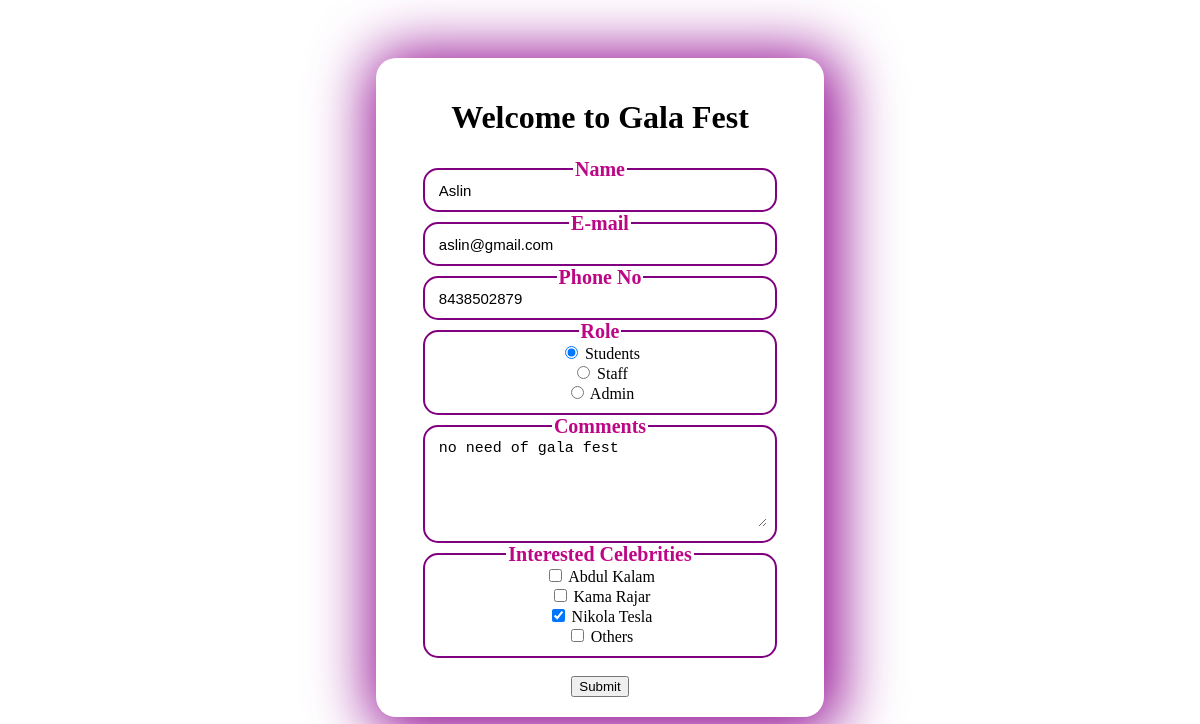
The app's page /update/1/, older data.
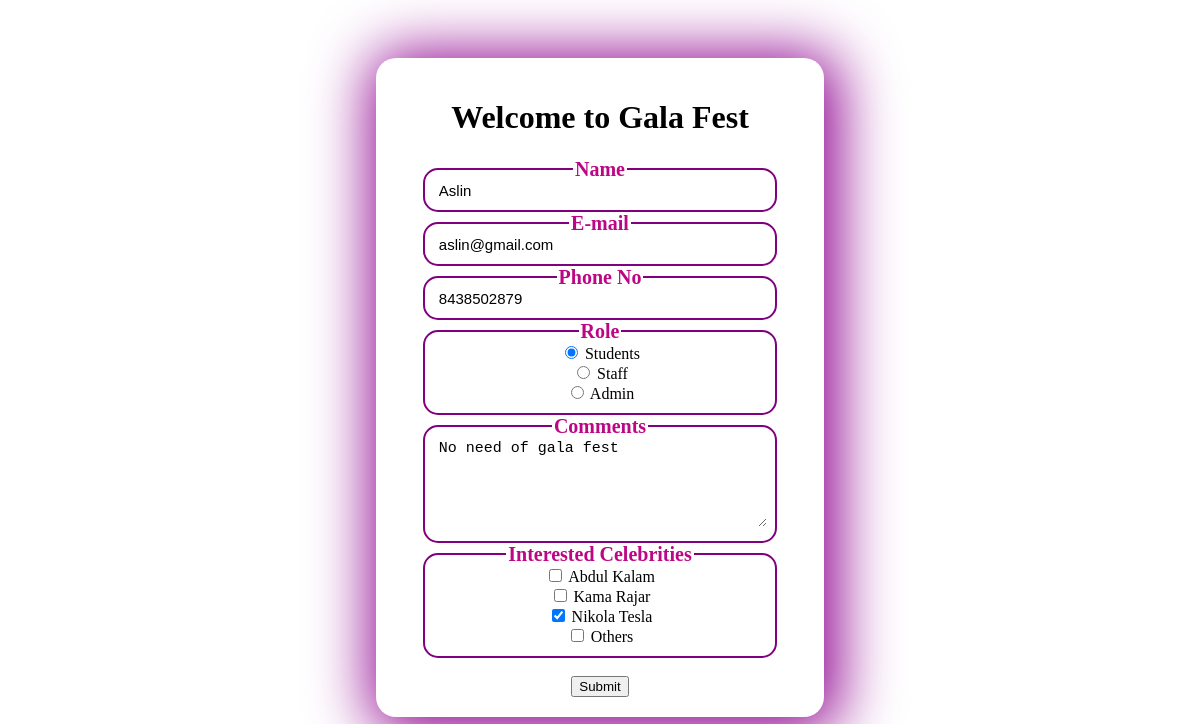
The same page, newer data.
### crud_app/models.py (models this page shows)
class Register(models.Model):
    username = models.TextField(max_length=100)
    email = models.EmailField(null=True, blank=True)  # Allow null values
    phone = models.PositiveIntegerField()
    role = models.TextField()
    comments = models.TextField(null=True, blank=True, max_length=1000)  # Allow null values
    celebrities = models.TextField()

### crud_app/views.py (the view)
# urls.py: path('update/<int:record_id>/',views.update_record,name='update_record')
def update_record(request,record_id):
    record = get_object_or_404(Register, pk=record_id)
    if request.method == 'POST':
        form = RegisterForm(request.POST, instance=record)
        if form.is_valid():
            form.save()
            return redirect('read')
    else:
        form = RegisterForm(instance=record)
    return render(request,'update.html',{'user':record})

### crud_app/templates/update.html (shortened to what this page needs)
<!DOCTYPE html>
<html>
<head>
</head>
<body>
<div>
    <h1>Welcome to Gala Fest</h1>
    <form  method="post">
        <fieldset>
            <legend>Name</legend>
            <input type="text" name="username" id="name" value="{{user.username}}"><br>
        </fieldset>
        <fieldset>
            <legend>E-mail</legend>
            <input type="email" name="email" id="mail" value="{{user.email}}"><br>
        </fieldset>
        <fieldset>
            <legend>Phone No</legend>
            <input type="tel" name="phone" id="phone" value="{{user.phone}}"><br>
        </fieldset>
        <fieldset>
            <legend>Role</legend>
            <input type="radio" name="role"  {% if user.role == 'student' %}checked{% endif %} id="student" value="student" name="role" >
            <label  for="student">Students</label><br>
            <input type="radio" {% if user.role == 'staff' %}checked{% endif %} name="role" value="staff" id="staff">
            <label for="staff">Staff</label><br>
            <input value="admin"  {% if user.role == 'admin' %}checked{% endif %} type="radio" name="role" id="admin">
            <label for="admin">Admin</label><br>
        </fieldset>
        <fieldset>
            <legend>Comments</legend>
            <textarea name="comments" id="comments" cols="40" rows="5">{{ user.comments }}</textarea>
        </fieldset>
        <fieldset>
            <legend>Interested Celebrities</legend>
            <input value="Abdul Kalam" type="checkbox" name="celebrities" id="ak" {% if "Abdul Kalam" in user.celebrities %}checked{% endif %}>
            <label for="ak">Abdul Kalam</label><br>
            <input value="kamarajar"  type="checkbox" name="celebrities" id="kr" {% if "kamarajar" in user.celebrities %}checked{% endif %}>
            <label for="kr">Kama Rajar</label><br>
            <input value="nikola tesla"  type="checkbox" name="celebrities" id="nt" {% if "nikola tesla" in user.celebrities %}checked{% endif %}>
            <label for="nt">Nikola Tesla</label><br>
            <input value="others" type="checkbox" name="celebrities" id="others" {% if "others" in user.celebrities %}checked{% endif %}>
            <label for="others">Others</label><br>
        </fieldset><br>
        <button type="submit">Submit</button>
    </form>
</div>
</body>
</html>

Row changes from the older to the newer data that the page shows:
changed Register "Aslin": comments "no need of gala fest" → "No need of gala fest"
